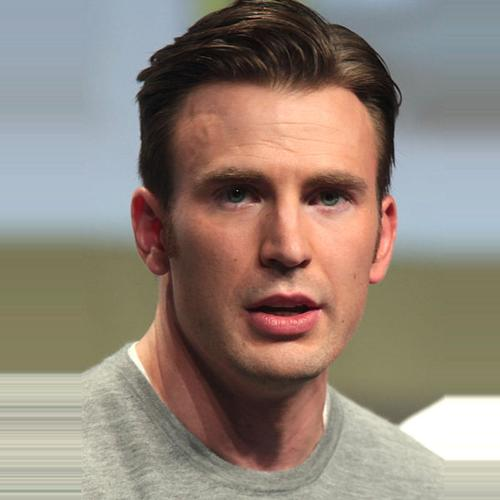
#> input picture data/male_000281.jpg, 500 x 500 px
$ jupyter execute --allow-errors model_pipeline.ipynb   (shell and % lines are left out)
#> lines starting #> are read from the running program, lines starting #| are printed output that depends on the picture; pictures that were not available may be replaced by others from this repository, and a replacement may not be noted
[cell 1]
import numpy as np
import cv2
import pandas as pd
import sklearn
import pickle
import matplotlib.pyplot as plt
import warnings

[cell 2]
haar = cv2.CascadeClassifier('./model/haarcascade_frontalface_default.xml')
#> (the rest of this cell did not finish here and is left out)

[cell 3]
gender_pre =['Male','Female']
font = cv2.FONT_HERSHEY_SIMPLEX
#> (the rest of this cell did not finish here and is left out)

[cell 4]
test_data_path = './data/male_000281.jpg'
color = 'bgr'
img = cv2.imread(test_data_path)
#> img is the input picture: shape (500, 500, 3); mean B, G, R 122.1, 132.9, 146.2
def pipeline_model(img,color='rgb'):
#> called with color = 'rgb'
    if color == 'bgr':
        gray = cv2.cvtColor(img,cv2.COLOR_BGR2GRAY)
    else:
        gray = cv2.cvtColor(img,cv2.COLOR_RGB2GRAY)
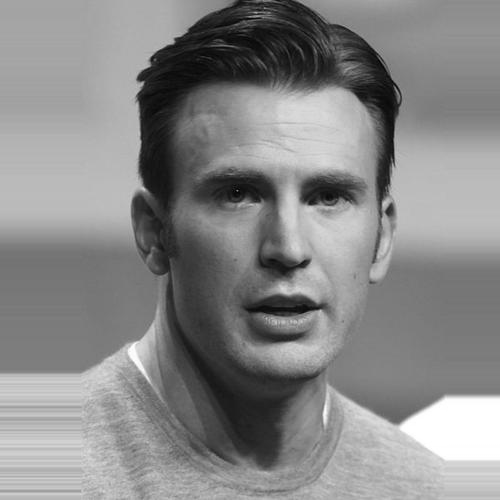
#> gray: shape (500, 500); min 1, max 255, mean 135.6
    faces = haar.detectMultiScale(gray,1.5,3)
#> faces = [[149, 90, 273, 273]]
    for x,y,w,h in faces:
        cv2.rectangle(img,(x,y),(x+w,y+h),(0,255,0),2)
        roi = gray[y:y+h,x:x+w]
        roi = roi / 255.0
        if roi.shape[1] >100:
            roi_resize = cv2.resize(roi,(100,100),cv2.INTER_AREA)
        else:
            roi_resize = cv2.resize(roi,(100,100),cv2.INTER_CUBIC)
        roi_reshape = roi_resize.reshape(1,10000)
        roi_mean = roi_reshape - mean
        eigen_image = model_pca.transform(roi_mean)
        results = model_svm.predict_proba(eigen_image)[0]
        predict = results.argmax()
        score = results[predict]
        text = "%s : %0.2f"%(gender_pre[predict],score)
        cv2.putText(img,text,(x,y),font,1,(0,255,0),2)
#> this loop made 1 pass
#> pass 1, in pipeline_model, `roi = gray[y:y+h,x:x+w]`:
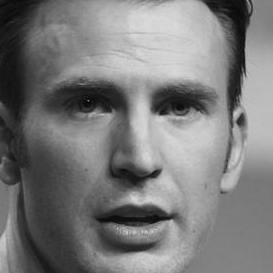
#> roi: shape (273, 273); min 1, max 219, mean 122.4
#> after the loop:
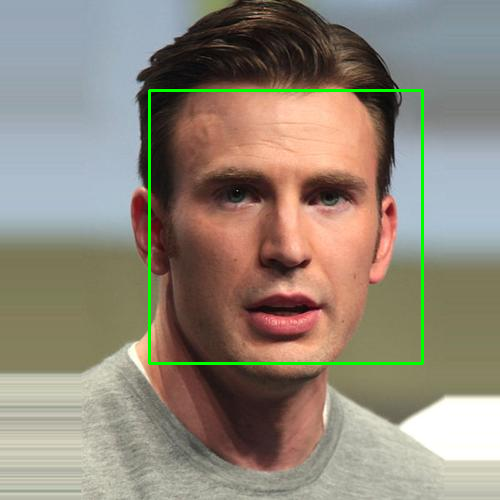
#> img: shape (500, 500, 3); mean R, G, B 144.5, 134.9, 120.9
    return img

[cell 5]
from PIL import Image

[cell 6]
test_data_path = './data/male_000281.jpg'
color = 'bgr'
img = Image.open(test_data_path)
img = np.array(img)
#> (the rest of this cell did not finish here and is left out)

[cell 7]
# video model pipeline
cap = cv2.VideoCapture('./data/video.mp4')

while True:
    ret, frame = cap.read()
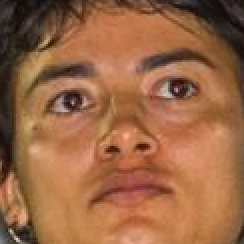
#> input picture data/crop/female_crop/female_42.png, 122 x 122 px, given in place of video.mp4, which was not available (shown 2 times larger)
#> frame is the input picture: shape (122, 122, 3); mean B, G, R 68.3, 102.5, 153.8

    if ret == False:
        break
